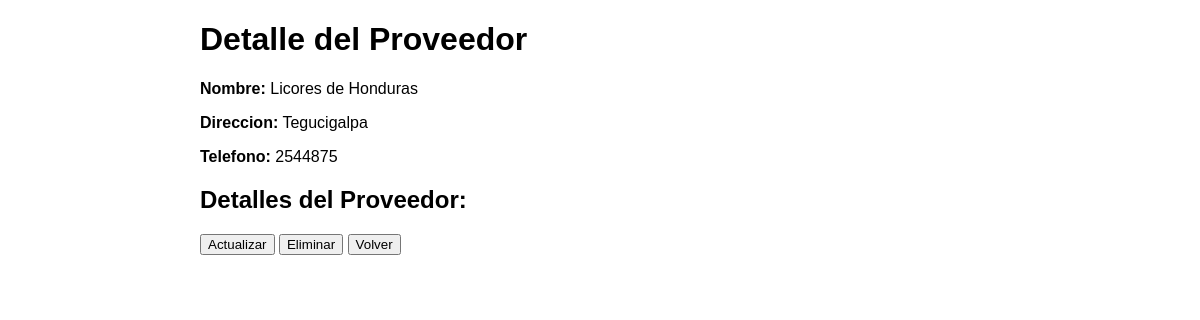
The page /detalle_proveedor/6/ on the database its author committed.
### inventario_app/models.py (models this page shows, shortened)
class Proveedor(models.Model):
    nombre = models.CharField(max_length=100)
    direccion = models.TextField()
    telefono = models.CharField(max_length=15)

### inventario_app/views.py (the view)
# urls.py: path('detalle_proveedor/<int:pk>/', detalle_proveedor, name='detalle_proveedor'),
def detalle_proveedor(request, pk):
    proveedor = get_object_or_404(Proveedor, pk=pk)
    return render(request, 'detalle_proveedor.html', {'proveedor': proveedor})

### inventario_app/templates/detalle_proveedor.html (shortened to what this page needs)
<!DOCTYPE html>
<html lang="en">
<head>
</head>
<body>
    <div class="container">
        <h1>Detalle del Proveedor</h1>
        <p><strong>Nombre:</strong> {{ proveedor.nombre }}</p>
        <p><strong>Direccion:</strong> {{ proveedor.direccion }}</p>
        <p><strong>Telefono:</strong> {{ proveedor.telefono }}</p>
        <h2>Detalles del Proveedor:</h2>
        <a href="{% url 'actualizar_proveedor' pk=proveedor.pk %}"><button>Actualizar</button></a>
        <a href="{% url 'eliminar_proveedor' pk=proveedor.pk %}"><button>Eliminar</button></a>
        <a href="{% url 'lista_proveedores' %}"><button>Volver</button></a>
    </div>
</body>
</html>

### inventario_app/templates/detalle_proveedor.html (style rules this page uses)
body { font-family: Arial, sans-serif; margin: 0; padding: 0; }
.container { max-width: 800px; margin: 20px auto; padding: 0 20px; }

### rows shown on the page
Proveedor: nombre "Licores de Honduras", direccion "Tegucigalpa", telefono "2544875"
